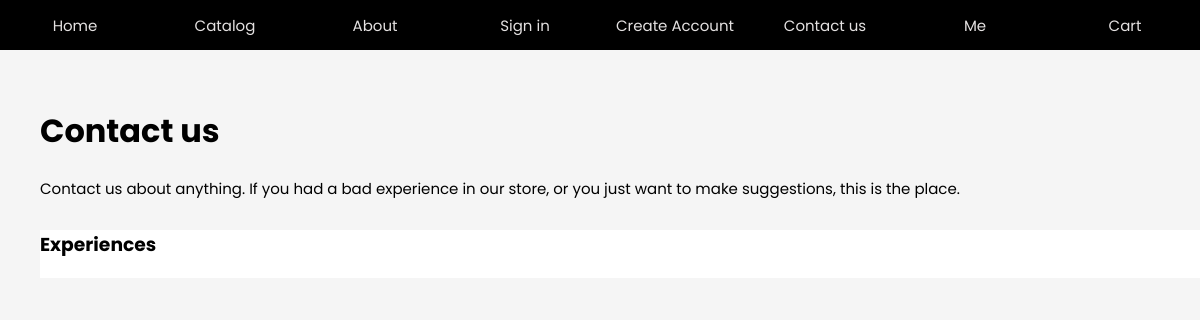
/contact-us/, run on an earlier commit of the app's database.
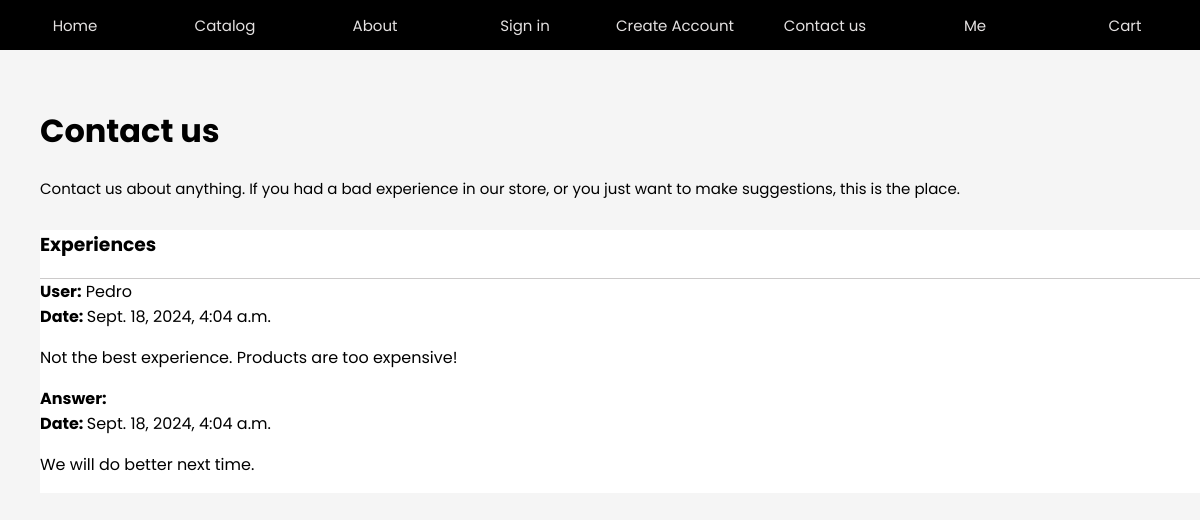
And on a later commit of the database.
### client/models.py (models this page shows)
class Comments(models.Model):
    product = models.ForeignKey(Product, on_delete=models.CASCADE, blank=True, null=True)
    user = models.ForeignKey(User, on_delete=models.CASCADE)
    user_comment = models.TextField()
    answer = models.TextField(blank=True, null=True)
    date_added = models.DateTimeField(auto_now_add=True)

### client/views.py (the view)
# urls.py: path('contact-us/', views.contact_us, name="contact_us"),
def contact_us(request):
    comments = Comments.objects.filter(product__isnull=True)
    return render(request, 'client/contact_us.html', {'user':request.user, 'comments':comments})

### templates/client/contact_us.html (shortened to what this page needs)
{% extends 'base.html' %}
{% load static %}
{% block stylesheets %}
    <link rel="stylesheet" href="{% static 'client/contact_us.css' %}">
{% endblock %}
{% block content %}
<div id="wrapper">
    <div id="header">
        <h1>Contact us</h1>
        <div id="about-contact-us">
            <p>
                Contact us about anything. If you had a bad experience in our store,
                or you just want to make suggestions, this is the place.
            </p>
        </div>
    </div>
    <div class="comments-outer">
        <h3>Experiences</h3>
        <div class="comments-inner">
            {% for comment in comments %}
                <div class="comment-info">
                    <div class="comment-header">
                        <div>
                            <span><strong>User:</strong> {{ comment.user.username }}</span>
                        </div>
                        <div>
                            <span><strong>Date: </strong>{{ comment.date_added }}</span>
                        </div>
                    </div>
                    <div class="comment-text">
                        <p>{{ comment.user_comment }}</p>
                    </div>
                    {% if comment.answer %}
                    <div>
                        <div class="comment-header">
                            <div>
                                <span><strong>Answer:</strong></span>
                            </div>
                            <div>
                                <span><strong>Date: </strong>{{ comment.date_added }}</span>
                            </div>
                        </div>
                        <div class="comment-text">
                            <p>{{ comment.answer }}</p>
                        </div>
                    </div>
                    {% endif %}
                </div>
            {% endfor %}
        </div>
    </div>
</div>
{% endblock %}

What changed in the data, as far as the page shows it:
added Comments: user.username "Pedro", date_added "Sept. 18, 2024, 4:04 a.m.", user_comment "Not the best experience. Products are too expensive!", answer "We will do better next time."
